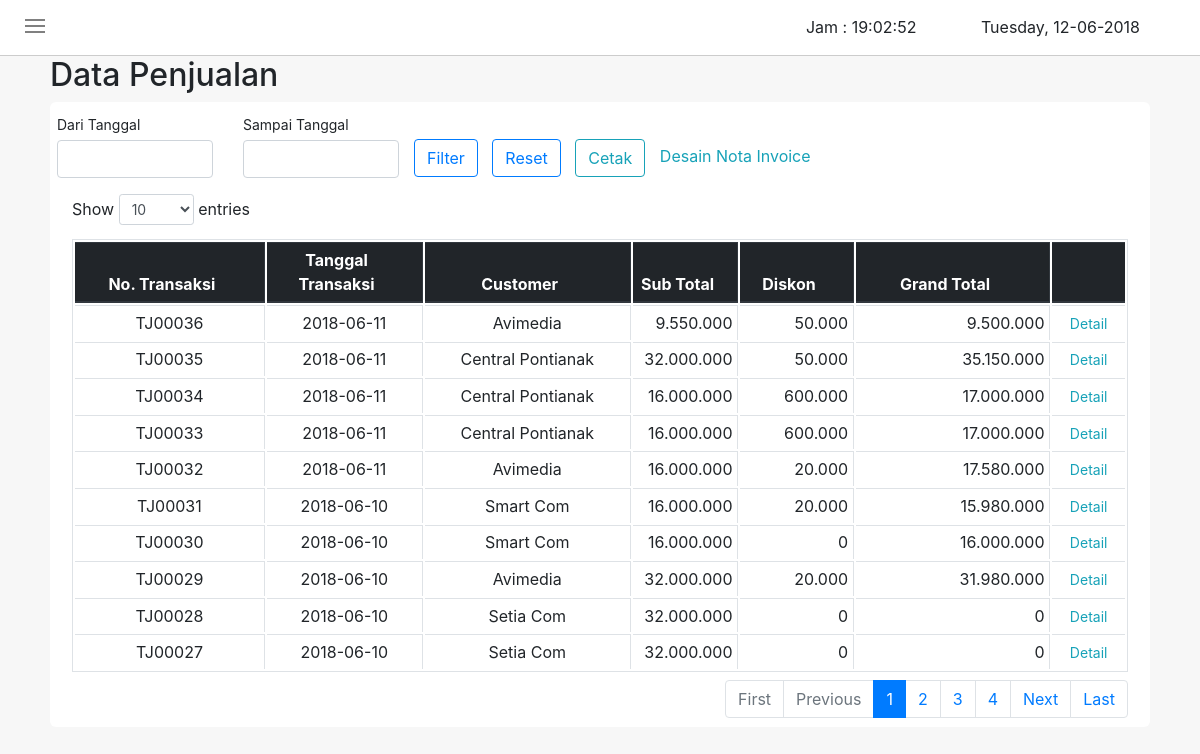
The page /coba_tanggal.php on the database its author committed.
### tables this page shows
CREATE TABLE `tb_penjualan` (
  `notrans` varchar(10) NOT NULL,
  `tgltrans` date NOT NULL,
  `kredit` tinyint(4) NOT NULL,
  `tglJatuhTempo` date NOT NULL,
  `customer` varchar(50) NOT NULL,
  `subtotal` double(255,0) NOT NULL,
  `subTotalSetelahPpn` double NOT NULL,
  `diskon` double(255,0) NOT NULL,
  `total` double(255,0) NOT NULL,
  `catatan` text NOT NULL
);

### coba_tanggal.php (the view, shortened to what this page needs)
<!DOCTYPE html>
<html>
<head>
    <link rel="stylesheet" type="text/css" href="style.css">
    <link rel="stylesheet" type="text/css" href="css/bootstrap.min.css">
    <link rel="stylesheet" type="text/css" href="css/datepicker.css">
    <link rel="stylesheet" type="text/css" href="css/bootstrap.css">
    <link rel="stylesheet" type="text/css" href="css/dataTables.bootstrap4.min.css">
</head>
<?php
    function functionTanggal()
    {
        $hari = date("l");
        $tanggal = date("d");
        $bulan = date("m");
        $tahun = date("Y");
        echo "$hari".", "."$tanggal"."-"."$bulan"."-"."$tahun";
    }
?>
<body onload="functionTampilkanJam();setInterval('functionTampilkanJam()', 1000);">
    <div id="topnav">
        <div class="menuicon" onclick="geser()">
            <div class="garis"></div>
            <div class="garis"></div>
            <div class="garis"></div>
        </div>
        <div class="jamtgl">
            Jam : <span id="clock"></span>
            <span id="date">
                <?php
                    functionTanggal();
                ?>
            </span>
        </div>
    </div>
    <div class="all-box">
        <div class="all-top">
            <h2>Data Penjualan</h2>
        </div>
        <div class="all-content">
            <div class="form row">
                <div class="form-group col-md-2">
                    <label for="tgl_awal" class="col-form-label col-form-label-sm">Dari Tanggal</label>
                    <div id="tgl_awal" class="input date" data-date-format="yyyy-mm-dd">
                        <input class="form-control" type="text" name="tgl_awal" id="from_date" autocomplete="off">
                    </div>
                </div>
                <div class="form-group col-md-2">
                    <label for="tgl_awal" class="col-form-label col-form-label-sm">Sampai Tanggal</label>
                    <div id="tgl_akhir" class="input date" data-date-format="yyyy-mm-dd">
                        <input class="form-control" type="text" name="tgl_akhir" id="to_date" autocomplete="off">
                    </div>
                </div>
                <div class="tombolfilter">
                    <button type="submit" name="filter" id="filter" class="btn btn-outline-primary">Filter</button>
                    <button type="reset" name="reset" id="reset" class="btn btn-outline-primary">Reset</button>
                    <button type="submit" name="" id="cetak" class="btn btn-outline-info">Cetak</button>
                    <a href="cetakInvoice.php" class="btn-outline-info" target="_blank">Desain Nota Invoice</a>
                </div>
            </div>
            <div id="tampil">
                <div class="table-responsive">
                    <table class="table table-hover table-sm table-bordered" id="tabel_penjualan">
                        <thead class="thead-dark">
                            <tr>
                                <th>No. Transaksi</th>
                                <th width="15%">Tanggal Transaksi</th>
                                <th>Customer</th>
                                <th width="10%">Sub Total</th>
                                <th>Diskon</th>
                                <th>Grand Total</th>
                                <th width="7%"></th>
                            </tr>
                        </thead>
                        <tbody>
                        <?php
                            require_once("conn.php");
                            $sql = "SELECT * FROM tb_penjualan ORDER BY notrans DESC";
                            $q = mysqli_query($conn,$sql);
                            while ($r = mysqli_fetch_array($q))
                            {
                                $subtotal = number_format($r['subtotal'], 0, ',', '.');
                                $diskon = number_format($r['diskon'], 0, ',', '.');
                                $total = number_format($r['total'], 0, ',', '.');
                                echo"
                                    <tr>
                                        <td align='center'>$r[notrans]</td>
                                        <td align='center'>$r[tgltrans]</td>
                                        <td align='center'>$r[customer]</td>
                                        <td align='right'>$subtotal</td>
                                        <td align='right'>$diskon</td>
                                        <td align='right'>$total</td>
                                        <td align='center'><a href='dpenjualan/detail_penjualan.php?notrans=$r[notrans]&customer=$r[customer]&tgltrans=$r[tgltrans]&diskon=$diskon' target=_blank id='detail'>Detail</a></td>
                                    </tr>
                                ";
                            }
                        ?>
                        </tbody>
                    </table>
                </div>
            </div>
        </div>
    </div>
</body>
</html>

### style.css (style rules this page uses)
body { margin: 0px; padding: 0px; }
#topnav { overflow: hidden; position: sticky; top: 0; width: 100%; height: 56px; background-color: #fff; padding: 15px 25px; border-bottom: 1px solid #ccc; z-index: 3; }
.garis { width: 20px; height: 2px; background-color: gray; margin: 4px 0; }
.menuicon { display: inline-block; cursor: pointer; float: left; }
.all-box { background-color: #f7f7f7; padding-left: 50px; padding-right: 50px; padding-bottom: 50px; }
.all-top { overflow: hidden; }
.all-content { background-color: #fff; padding: 7px; border-radius: 6px; }
.tombolfilter { margin-top: 30px; }
#filter { margin-right: 10px; }
#reset { margin-right: 10px; }
#cetak { margin-right: 10px; }

### coba_tanggal.php (style rules this page uses)
.jamtgl { float : right; }
#clock { margin-right: 60px; }
#date { margin-right: 35px; }
#tampil th { text-align: center; }
#detail { text-decoration: none; padding: 2px 10px; color: #17a2b8; border-radius: 4px; font-size: 14px; transition-duration: 0.3s; }

### rows shown on the page
tb_penjualan: notrans "TJ00036", tgltrans "2018-06-11", customer "Avimedia", subtotal "9.550.000", diskon "50.000", total "9.500.000"
tb_penjualan: notrans "TJ00035", tgltrans "2018-06-11", customer "Central Pontianak", subtotal "32.000.000", diskon "50.000", total "35.150.000"
tb_penjualan: notrans "TJ00034", tgltrans "2018-06-11", customer "Central Pontianak", subtotal "16.000.000", diskon "600.000", total "17.000.000"
tb_penjualan: notrans "TJ00033", tgltrans "2018-06-11", customer "Central Pontianak", subtotal "16.000.000", diskon "600.000", total "17.000.000"
tb_penjualan: notrans "TJ00032", tgltrans "2018-06-11", customer "Avimedia", subtotal "16.000.000", diskon "20.000", total "17.580.000"
tb_penjualan: notrans "TJ00031", tgltrans "2018-06-10", customer "Smart Com", subtotal "16.000.000", diskon "20.000", total "15.980.000"
tb_penjualan: notrans "TJ00030", tgltrans "2018-06-10", customer "Smart Com", subtotal "16.000.000", diskon "0", total "16.000.000"
tb_penjualan: notrans "TJ00029", tgltrans "2018-06-10", customer "Avimedia", subtotal "32.000.000", diskon "20.000", total "31.980.000"
tb_penjualan: notrans "TJ00028", tgltrans "2018-06-10", customer "Setia Com", subtotal "32.000.000", diskon "0", total "0"
tb_penjualan: notrans "TJ00027", tgltrans "2018-06-10", customer "Setia Com", subtotal "32.000.000", diskon "0", total "0"
